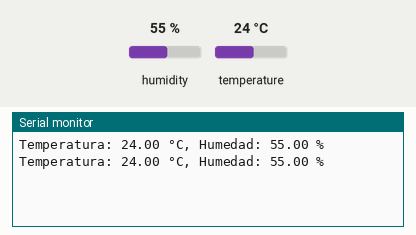
A sketch run on a simulated ESP32. Parts: the last lines printed to the serial monitor. Inputs (shaded band) come from the test bench; at power-on: humidity 55 %, temperature 24 °C.

Above: at 5.8 s.
5.9 s: humidity set to 22 %
At 10.6 s:
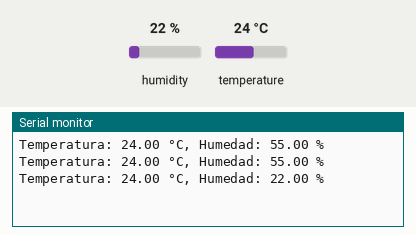
11.9 s: temperature set to 12 °C
At 16.5 s:
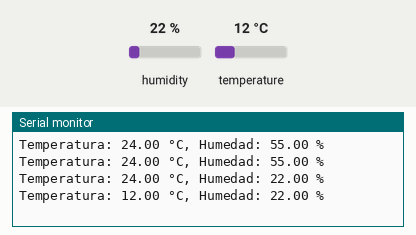
17.9 s: humidity set to 40 %
At 21.1 s:
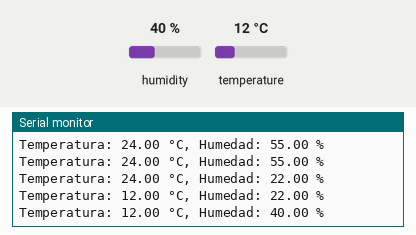
Timing chart, 0 to 22.6 s (numbered marks = the images above; inputs shaded):
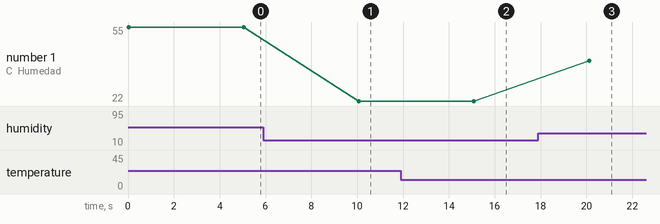

Measured:
- after the input at 5.9 s, the serial monitor: prints a new line after 4.2 s (image 1)
- after the input at 11.9 s, the serial monitor: prints a new line after 3.2 s (image 2)
- after the input at 17.9 s, the serial monitor: prints a new line after 2.2 s (image 3)
- plotted number 1: 55 → 22 after the input at 5.9 s, 22 → 40 after the input at 17.9 s

The sketch:

humedad_temperatura.ino
```cpp
#include <DHT.h>

#define DHTPIN 0   // Pin de datos del sensor DHT11 conectado al GPIO4 del ESP32
#define port14 14
#define port12 12
#define port13 13
#define DHTTYPE DHT11   // Tipo del sensor DHT, en este caso DHT11


DHT dht(DHTPIN, DHTTYPE);

void setup() {
  Serial.begin(115200);
  dht.begin();
}

void loop() {
  // Leer la temperatura y humedad del sensor
  float temperatura = dht.readTemperature();
  float humedad = dht.readHumidity();

  // Verificar si se pudo leer correctamente el sensor
  if (isnan(temperatura) || isnan(humedad)) {
    Serial.println("Error al leer el sensor DHT!");
    Serial.print("Temperatura: ");
    Serial.print(temperatura);
    Serial.print(" °C, Humedad: ");
    Serial.print(humedad);
    Serial.println(" %");
  } else {
    // Mostrar los datos en el Monitor Serie
    Serial.print("Temperatura: ");
    Serial.print(temperatura);
    Serial.print(" °C, Humedad: ");
    Serial.print(humedad);
    Serial.println(" %");

    if (humedad > 85){
      digitalWrite(port13, HIGH);
      digitalWrite(port12, LOW);
      digitalWrite(port13, LOW);
    }
    else if(humedad<80){
      digitalWrite(port14, HIGH);
      digitalWrite(port12, LOW);
      digitalWrite(port13, LOW);
    }
    else{
      /*digitalWrite(port13, HIGH);*/
      digitalWrite(port12, LOW);
      digitalWrite(port14, LOW);
    }
    // Puedes agregar aquí más código para enviar los datos a través de WiFi o Bluetooth, por ejemplo.
  }

  delay(5000); // Esperar 2 segundos antes de volver a leer los datos
}
```
